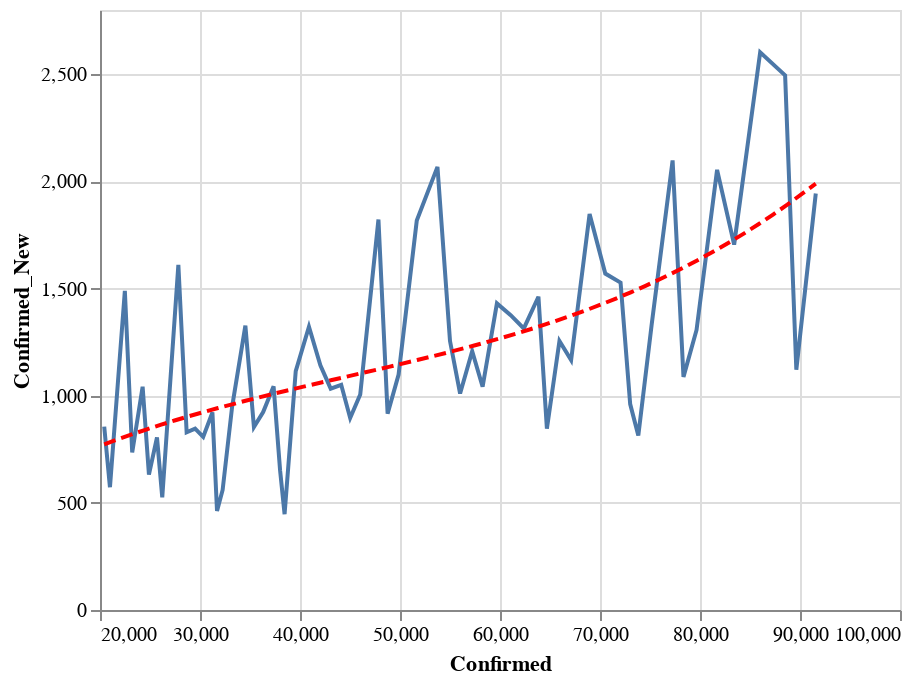

Notebook code cell kept with this figure:
### Code cell
data = county_data('CA')
state = alt.Chart(data[data['County'] == 'Los Angeles'].sort_values('Date').tail(60)).mark_line().encode(
    x='Confirmed:Q',
    y='Confirmed_New:Q'
)
reg = state.transform_regression("Confirmed", "Confirmed_New", method="poly").mark_line(color='red', strokeDash=[6,3])
(state+reg).interactive()

### Figure 1 — Vega-Lite specification as saved in the notebook (floating-point values rounded to 4 significant figures)
{"config": {"view": {"continuousWidth": 400, "continuousHeight": 300}}, "layer": [{"mark": "line", "encoding": {"x": {"type": "quantitative", "field": "Confirmed"}, "y": {"type": "quantitative", "field": "Confirmed_New"}}, "selection": {"selector006": {"type": "interval", "bind": "scales", "encodings": ["x", "y"]}}}, {"mark": {"type": "line", "color": "red", "strokeDash": [6, 3]}, "encoding": {"x": {"type": "quantitative", "field": "Confirmed"}, "y": {"type": "quantitative", "field": "Confirmed_New"}}, "transform": [{"on": "Confirmed", "regression": "Confirmed_New", "method": "poly"}]}], "data": {"name": "data-50dca9858e5cf176b43e1974b3631e69"}, "$schema": "https://vega.github.io/schema/vega-lite/v4.0.2.json", "datasets": {"data-50dca9858e5cf176b43e1974b3631e69": [{"County": "Los Angeles", "Date": "04-27-2020", "Confirmed": 20420.0, "Deaths": 944.0, "Recovered": 0.0, "Confirmed_New": 856.0, "Deaths_New": 28.0, "Recovered_New": 0.0, "Active": 19480.0}, {"County": "Los Angeles", "Date": "04-28-2020", "Confirmed": 21000.0, "Deaths": 1002.0, "Recovered": 0.0, "Confirmed_New": 573.0, "Deaths_New": 58.0, "Recovered_New": 0.0, "Active": 19990.0}, {"County": "Los Angeles", "Date": "04-29-2020", "Confirmed": 22480.0, "Deaths": 1056.0, "Recovered": 0.0, "Confirmed_New": 1489.0, "Deaths_New": 54.0, "Recovered_New": 0.0, "Active": 21430.0}, {"County": "Los Angeles", "Date": "04-30-2020", "Confirmed": 23220.0, "Deaths": 1111.0, "Recovered": 0.0, "Confirmed_New": 735.0, "Deaths_New": 55.0, "Recovered_New": 0.0, "Active": 22110.0}, {"County": "Los Angeles", "Date": "05-01-2020", "Confirmed": 24260.0, "Deaths": 1174.0, "Recovered": 0.0, "Confirmed_New": 1042.0, "Deaths_New": 63.0, "Recovered_New": 0.0, "Active": 23090.0}, {"County": "Los Angeles", "Date": "05-02-2020", "Confirmed": 24890.0, "Deaths": 1209.0, "Recovered": 0.0, "Confirmed_New": 632.0, "Deaths_New": 35.0, "Recovered_New": 0.0, "Active": 23680.0}, {"County": "Los Angeles", "Date": "05-03-2020", "Confirmed": 25700.0, "Deaths": 1231.0, "Recovered": 0.0, "Confirmed_New": 805.0, "Deaths_New": 22.0, "Recovered_New": 0.0, "Active": 24470.0}, {"County": "Los Angeles", "Date": "05-04-2020", "Confirmed": 26220.0, "Deaths": 1257.0, "Recovered": 0.0, "Confirmed_New": 526.0, "Deaths_New": 26.0, "Recovered_New": 0.0, "Active": 24970.0}, {"County": "Los Angeles", "Date": "05-05-2020", "Confirmed": 27840.0, "Deaths": 1315.0, "Recovered": 0.0, "Confirmed_New": 1611.0, "Deaths_New": 58.0, "Recovered_New": 0.0, "Active": 26520.0}, {"County": "Los Angeles", "Date": "05-06-2020", "Confirmed": 28660.0, "Deaths": 1369.0, "Recovered": 0.0, "Confirmed_New": 829.0, "Deaths_New": 54.0, "Recovered_New": 0.0, "Active": 27300.0}, {"County": "Los Angeles", "Date": "05-07-2020", "Confirmed": 29510.0, "Deaths": 1418.0, "Recovered": 0.0, "Confirmed_New": 846.0, "Deaths_New": 49.0, "Recovered_New": 0.0, "Active": 28090.0}, {"County": "Los Angeles", "Date": "05-08-2020", "Confirmed": 30320.0, "Deaths": 1470.0, "Recovered": 0.0, "Confirmed_New": 808.0, "Deaths_New": 52.0, "Recovered_New": 0.0, "Active": 28850.0}, {"County": "Los Angeles", "Date": "05-09-2020", "Confirmed": 31240.0, "Deaths": 1515.0, "Recovered": 0.0, "Confirmed_New": 922.0, "Deaths_New": 45.0, "Recovered_New": 0.0, "Active": 29730.0}, {"County": "Los Angeles", "Date": "05-10-2020", "Confirmed": 31700.0, "Deaths": 1531.0, "Recovered": 0.0, "Confirmed_New": 462.0, "Deaths_New": 16.0, "Recovered_New": 0.0, "Active": 30170.0}, {"County": "Los Angeles", "Date": "05-11-2020", "Confirmed": 32260.0, "Deaths": 1570.0, "Recovered": 0.0, "Confirmed_New": 560.0, "Deaths_New": 39.0, "Recovered_New": 0.0, "Active": 30690.0}, {"County": "Los Angeles", "Date": "05-12-2020", "Confirmed": 33210.0, "Deaths": 1616.0, "Recovered": 0.0, "Confirmed_New": 948.0, "Deaths_New": 46.0, "Recovered_New": 0.0, "Active": 31600.0}, {"County": "Los Angeles", "Date": "05-13-2020", "Confirmed": 34540.0, "Deaths": 1660.0, "Recovered": 0.0, "Confirmed_New": 1327.0, "Deaths_New": 44.0, "Recovered_New": 0.0, "Active": 32880.0}, {"County": "Los Angeles", "Date": "05-14-2020", "Confirmed": 35390.0, "Deaths": 1711.0, "Recovered": 0.0, "Confirmed_New": 854.0, "Deaths_New": 51.0, "Recovered_New": 0.0, "Active": 33680.0}, {"County": "Los Angeles", "Date": "05-15-2020", "Confirmed": 36320.0, "Deaths": 1753.0, "Recovered": 0.0, "Confirmed_New": 924.0, "Deaths_New": 42.0, "Recovered_New": 0.0, "Active": 34560.0}, {"County": "Los Angeles", "Date": "05-16-2020", "Confirmed": 37360.0, "Deaths": 1793.0, "Recovered": 0.0, "Confirmed_New": 1044.0, "Deaths_New": 40.0, "Recovered_New": 0.0, "Active": 35570.0}, {"County": "Los Angeles", "Date": "05-17-2020", "Confirmed": 38010.0, "Deaths": 1821.0, "Recovered": 0.0, "Confirmed_New": 651.0, "Deaths_New": 28.0, "Recovered_New": 0.0, "Active": 36190.0}, {"County": "Los Angeles", "Date": "05-18-2020", "Confirmed": 38460.0, "Deaths": 1840.0, "Recovered": 0.0, "Confirmed_New": 447.0, "Deaths_New": 19.0, "Recovered_New": 0.0, "Active": 36620.0}, {"County": "Los Angeles", "Date": "05-19-2020", "Confirmed": 39570.0, "Deaths": 1913.0, "Recovered": 0.0, "Confirmed_New": 1115.0, "Deaths_New": 73.0, "Recovered_New": 0.0, "Active": 37660.0}, {"County": "Los Angeles", "Date": "05-20-2020", "Confirmed": 40900.0, "Deaths": 1973.0, "Recovered": 0.0, "Confirmed_New": 1322.0, "Deaths_New": 60.0, "Recovered_New": 0.0, "Active": 38920.0}, {"County": "Los Angeles", "Date": "05-21-2020", "Confirmed": 42040.0, "Deaths": 2016.0, "Recovered": 0.0, "Confirmed_New": 1142.0, "Deaths_New": 43.0, "Recovered_New": 0.0, "Active": 40020.0}, {"County": "Los Angeles", "Date": "05-22-2020", "Confirmed": 43070.0, "Deaths": 2053.0, "Recovered": 0.0, "Confirmed_New": 1033.0, "Deaths_New": 37.0, "Recovered_New": 0.0, "Active": 41020.0}, {"County": "Los Angeles", "Date": "05-23-2020", "Confirmed": 44120.0, "Deaths": 2092.0, "Recovered": 0.0, "Confirmed_New": 1051.0, "Deaths_New": 39.0, "Recovered_New": 0.0, "Active": 42030.0}, {"County": "Los Angeles", "Date": "05-24-2020", "Confirmed": 45020.0, "Deaths": 2106.0, "Recovered": 0.0, "Confirmed_New": 896.0, "Deaths_New": 14.0, "Recovered_New": 0.0, "Active": 42910.0}, {"County": "Los Angeles", "Date": "05-25-2020", "Confirmed": 46020.0, "Deaths": 2116.0, "Recovered": 0.0, "Confirmed_New": 1006.0, "Deaths_New": 10.0, "Recovered_New": 0.0, "Active": 43910.0}, {"County": "Los Angeles", "Date": "05-26-2020", "Confirmed": 47840.0, "Deaths": 2145.0, "Recovered": 0.0, "Confirmed_New": 1822.0, "Deaths_New": 29.0, "Recovered_New": 0.0, "Active": 45700.0}, {"County": "Los Angeles", "Date": "05-27-2020", "Confirmed": 48760.0, "Deaths": 2201.0, "Recovered": 0.0, "Confirmed_New": 916.0, "Deaths_New": 56.0, "Recovered_New": 0.0, "Active": 46560.0}, {"County": "Los Angeles", "Date": "05-28-2020", "Confirmed": 49860.0, "Deaths": 2241.0, "Recovered": 0.0, "Confirmed_New": 1099.0, "Deaths_New": 40.0, "Recovered_New": 0.0, "Active": 47620.0}, {"County": "Los Angeles", "Date": "05-29-2020", "Confirmed": 51680.0, "Deaths": 2294.0, "Recovered": 0.0, "Confirmed_New": 1818.0, "Deaths_New": 53.0, "Recovered_New": 0.0, "Active": 49380.0}, {"County": "Los Angeles", "Date": "05-30-2020", "Confirmed": 53750.0, "Deaths": 2339.0, "Recovered": 0.0, "Confirmed_New": 2068.0, "Deaths_New": 45.0, "Recovered_New": 0.0, "Active": 51410.0}, {"County": "Los Angeles", "Date": "05-31-2020", "Confirmed": 55000.0, "Deaths": 2362.0, "Recovered": 0.0, "Confirmed_New": 1255.0, "Deaths_New": 23.0, "Recovered_New": 0.0, "Active": 52640.0}, {"County": "Los Angeles", "Date": "06-01-2020", "Confirmed": 56010.0, "Deaths": 2386.0, "Recovered": 0.0, "Confirmed_New": 1010.0, "Deaths_New": 24.0, "Recovered_New": 0.0, "Active": 53620.0}, {"County": "Los Angeles", "Date": "06-02-2020", "Confirmed": 57220.0, "Deaths": 2448.0, "Recovered": 0.0, "Confirmed_New": 1208.0, "Deaths_New": 62.0, "Recovered_New": 0.0, "Active": 54770.0}, {"County": "Los Angeles", "Date": "06-03-2020", "Confirmed": 58260.0, "Deaths": 2489.0, "Recovered": 0.0, "Confirmed_New": 1042.0, "Deaths_New": 41.0, "Recovered_New": 0.0, "Active": 55770.0}, {"County": "Los Angeles", "Date": "06-04-2020", "Confirmed": 59690.0, "Deaths": 2532.0, "Recovered": 0.0, "Confirmed_New": 1431.0, "Deaths_New": 43.0, "Recovered_New": 0.0, "Active": 57160.0}, {"County": "Los Angeles", "Date": "06-05-2020", "Confirmed": 61070.0, "Deaths": 2569.0, "Recovered": 0.0, "Confirmed_New": 1376.0, "Deaths_New": 37.0, "Recovered_New": 0.0, "Active": 58500.0}, {"County": "Los Angeles", "Date": "06-06-2020", "Confirmed": 62380.0, "Deaths": 2624.0, "Recovered": 0.0, "Confirmed_New": 1314.0, "Deaths_New": 55.0, "Recovered_New": 0.0, "Active": 59760.0}, {"County": "Los Angeles", "Date": "06-07-2020", "Confirmed": 63840.0, "Deaths": 2645.0, "Recovered": 0.0, "Confirmed_New": 1462.0, "Deaths_New": 21.0, "Recovered_New": 0.0, "Active": 61200.0}, {"County": "Los Angeles", "Date": "06-08-2020", "Confirmed": 64690.0, "Deaths": 2656.0, "Recovered": 0.0, "Confirmed_New": 846.0, "Deaths_New": 11.0, "Recovered_New": 0.0, "Active": 62030.0}, {"County": "Los Angeles", "Date": "06-09-2020", "Confirmed": 65940.0, "Deaths": 2710.0, "Recovered": 0.0, "Confirmed_New": 1255.0, "Deaths_New": 54.0, "Recovered_New": 0.0, "Active": 63240.0}, {"County": "Los Angeles", "Date": "06-10-2020", "Confirmed": 67110.0, "Deaths": 2768.0, "Recovered": 0.0, "Confirmed_New": 1166.0, "Deaths_New": 58.0, "Recovered_New": 0.0, "Active": 64340.0}, {"County": "Los Angeles", "Date": "06-11-2020", "Confirmed": 68960.0, "Deaths": 2818.0, "Recovered": 0.0, "Confirmed_New": 1848.0, "Deaths_New": 50.0, "Recovered_New": 0.0, "Active": 66140.0}, {"County": "Los Angeles", "Date": "06-12-2020", "Confirmed": 70530.0, "Deaths": 2834.0, "Recovered": 0.0, "Confirmed_New": 1570.0, "Deaths_New": 16.0, "Recovered_New": 0.0, "Active": 67700.0}, {"County": "Los Angeles", "Date": "06-13-2020", "Confirmed": 72060.0, "Deaths": 2894.0, "Recovered": 0.0, "Confirmed_New": 1528.0, "Deaths_New": 60.0, "Recovered_New": 0.0, "Active": 69160.0}, {"County": "Los Angeles", "Date": "06-14-2020", "Confirmed": 73020.0, "Deaths": 2907.0, "Recovered": 0.0, "Confirmed_New": 961.0, "Deaths_New": 13.0, "Recovered_New": 0.0, "Active": 70110.0}, {"County": "Los Angeles", "Date": "06-15-2020", "Confirmed": 73830.0, "Deaths": 2926.0, "Recovered": 0.0, "Confirmed_New": 814.0, "Deaths_New": 19.0, "Recovered_New": 0.0, "Active": 70910.0}, {"County": "Los Angeles", "Date": "06-16-2020", "Confirmed": 75160.0, "Deaths": 2960.0, "Recovered": 0.0, "Confirmed_New": 1330.0, "Deaths_New": 34.0, "Recovered_New": 0.0, "Active": 72200.0}, {"County": "Los Angeles", "Date": "06-17-2020", "Confirmed": 77260.0, "Deaths": 2992.0, "Recovered": 0.0, "Confirmed_New": 2098.0, "Deaths_New": 32.0, "Recovered_New": 0.0, "Active": 74270.0}, {"County": "Los Angeles", "Date": "06-18-2020", "Confirmed": 78350.0, "Deaths": 3027.0, "Recovered": 0.0, "Confirmed_New": 1088.0, "Deaths_New": 35.0, "Recovered_New": 0.0, "Active": 75320.0}, {"County": "Los Angeles", "Date": "06-19-2020", "Confirmed": 79660.0, "Deaths": 3065.0, "Recovered": 0.0, "Confirmed_New": 1307.0, "Deaths_New": 38.0, "Recovered_New": 0.0, "Active": 76590.0}, {"County": "Los Angeles", "Date": "06-20-2020", "Confirmed": 81710.0, "Deaths": 3112.0, "Recovered": 0.0, "Confirmed_New": 2054.0, "Deaths_New": 47.0, "Recovered_New": 0.0, "Active": 78600.0}, {"County": "Los Angeles", "Date": "06-21-2020", "Confirmed": 83410.0, "Deaths": 3121.0, "Recovered": 0.0, "Confirmed_New": 1705.0, "Deaths_New": 9.0, "Recovered_New": 0.0, "Active": 80290.0}, {"County": "Los Angeles", "Date": "06-22-2020", "Confirmed": 86020.0, "Deaths": 3137.0, "Recovered": 0.0, "Confirmed_New": 2603.0, "Deaths_New": 16.0, "Recovered_New": 0.0, "Active": 82880.0}, {"County": "Los Angeles", "Date": "06-23-2020", "Confirmed": 88510.0, "Deaths": 3171.0, "Recovered": 0.0, "Confirmed_New": 2495.0, "Deaths_New": 34.0, "Recovered_New": 0.0, "Active": 85340.0}, {"County": "Los Angeles", "Date": "06-24-2020", "Confirmed": 89630.0, "Deaths": 3207.0, "Recovered": 0.0, "Confirmed_New": 1121.0, "Deaths_New": 36.0, "Recovered_New": 0.0, "Active": 86430.0}, {"County": "Los Angeles", "Date": "06-25-2020", "Confirmed": 91580.0, "Deaths": 3247.0, "Recovered": 0.0, "Confirmed_New": 1944.0, "Deaths_New": 40.0, "Recovered_New": 0.0, "Active": 88330.0}]}}
